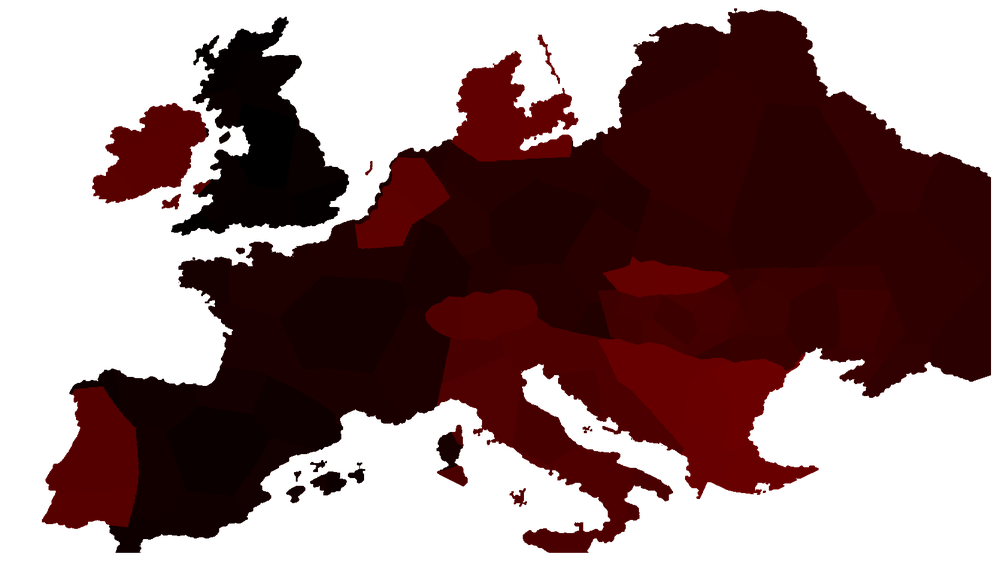
#> input picture client/assets/province-ids.png, 1000 x 563 px, shrunk from 1670 x 941 before the run
$ python check_winter_assets.py
#> lines starting #> are read from the running program, lines starting #| are printed output that depends on the picture; after the words box and inside, x2 and y2 are one past the last pixel; in counts of white or black regions, pixels touching at a corner belong together
"""Verify enhanced snow/ice assets against untouched clickable map geometry."""
from pathlib import Path
import numpy as np
from PIL import Image
root=Path(__file__).resolve().parents[1]
assets=root/'client'/'assets'
land_ids=np.array(Image.open(assets/'province-ids.png').convert('RGBA'))
#> land_ids is the input picture: shape (563, 1000, 4); mean R, G, B, A 26.4, 0, 0, 132.8
win=np.array(Image.open(assets/'season-winter.png').convert('RGBA'))
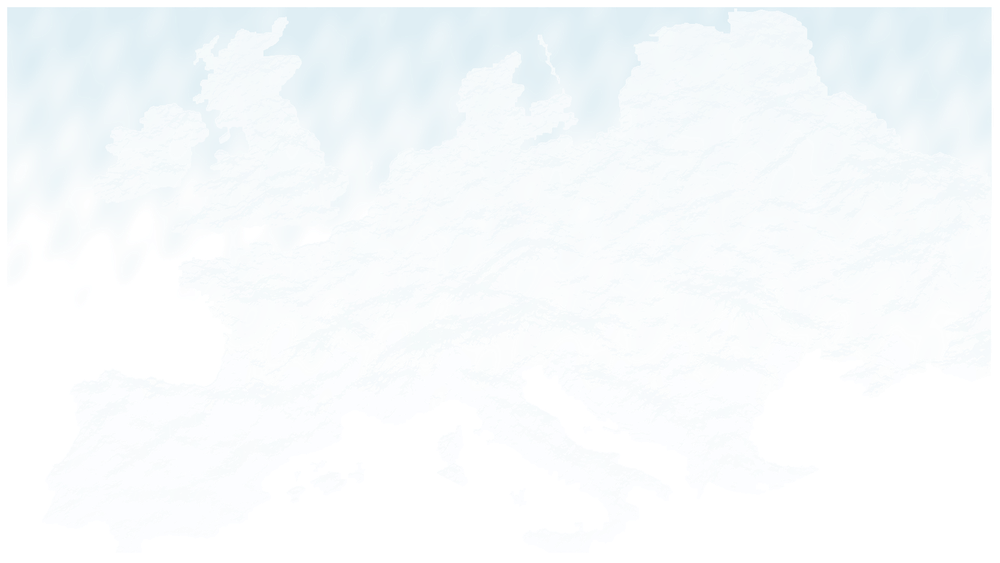
#> input picture client/assets/season-winter.png, 1000 x 563 px, shrunk from 1670 x 941 before the run
#> win is the input picture: shape (563, 1000, 4); mean R, G, B, A 154.1, 170.6, 178, 36.3
base=np.array(Image.open(assets/'europe-map.png').convert('RGB'))
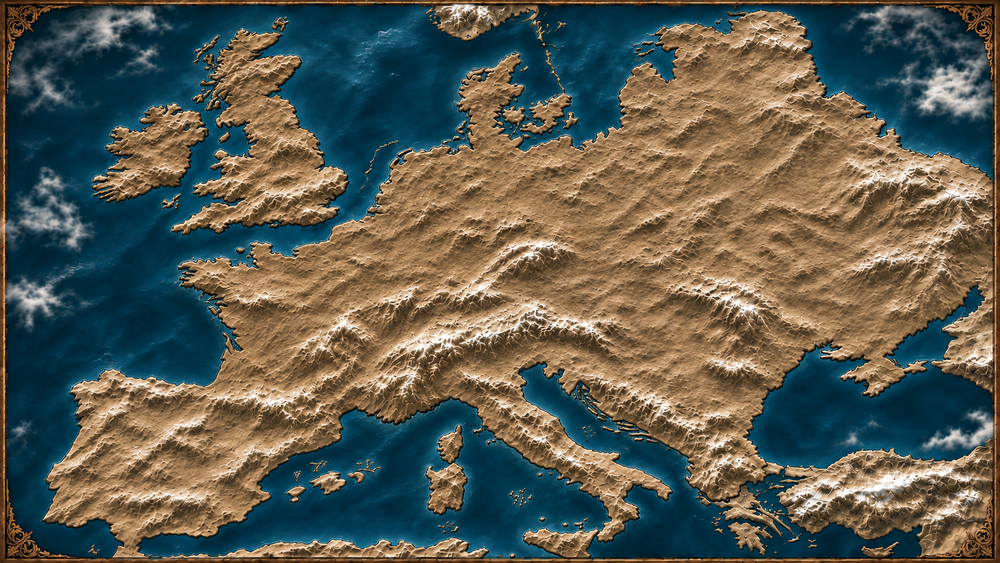
#> input picture client/assets/europe-map.png, 1000 x 563 px, shrunk from 1670 x 941 before the run
#> base is the input picture: shape (563, 1000, 3); mean R, G, B 92, 92.9, 81.5
assert land_ids.shape==win.shape
assert base.shape==win.shape[:2]+(3,)
land=land_ids[:,:,3]>0
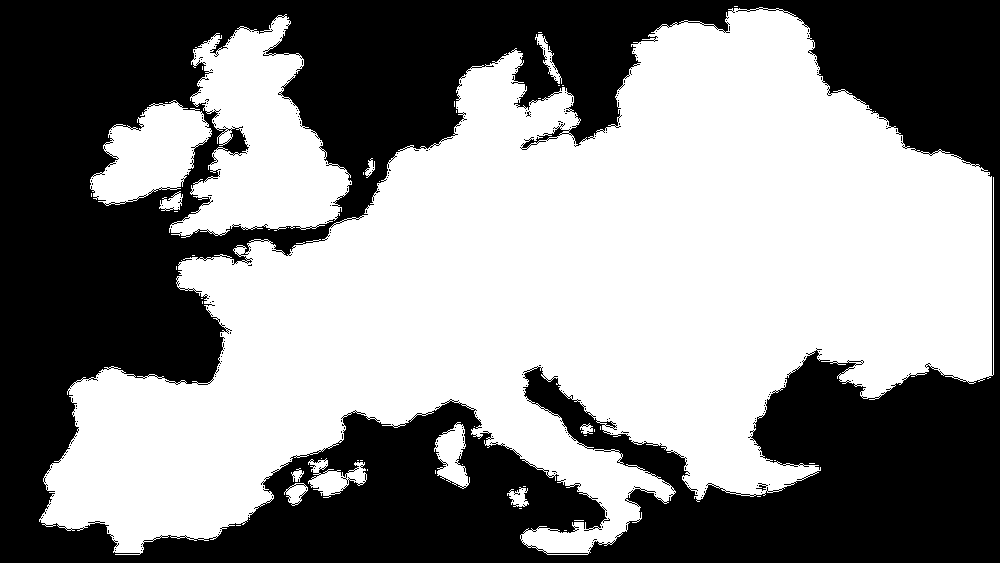
#> land: shape (563, 1000) bool; 54.1% white; 263 black regions (261 under 20 px), largest, box (x1, y1, x2, y2) and area: (0, 0, 1000, 563) 257767, (756, 483, 768, 491) 36
alpha=win[:,:,3]
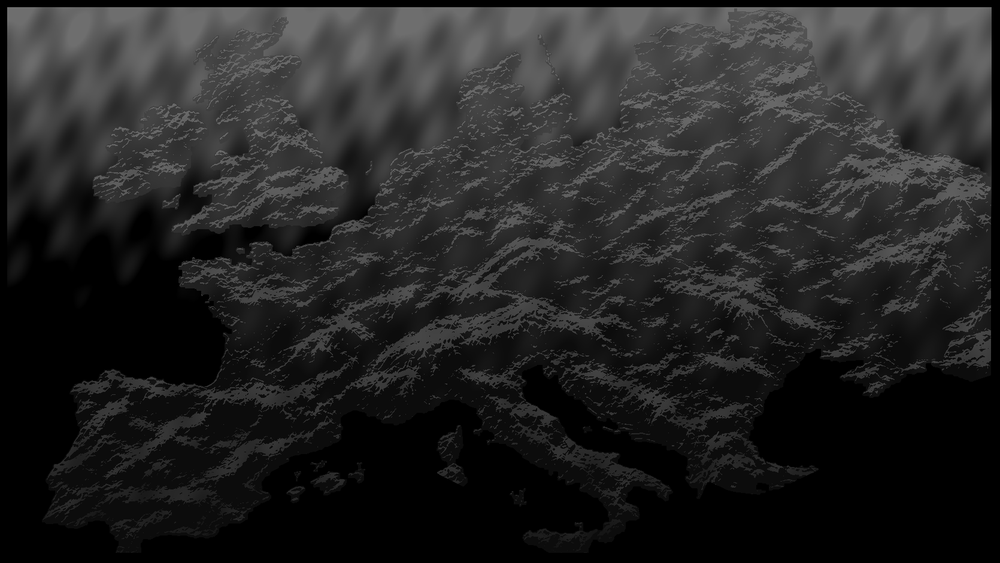
#> alpha: shape (563, 1000); min 0, max 120, mean 36.3
height,width=alpha.shape
#> height = 563; width = 1000
# Snow falls visibly on northern land, including mainland and island provinces.
north_land=land & (np.arange(height)[:,None]<height*.40)
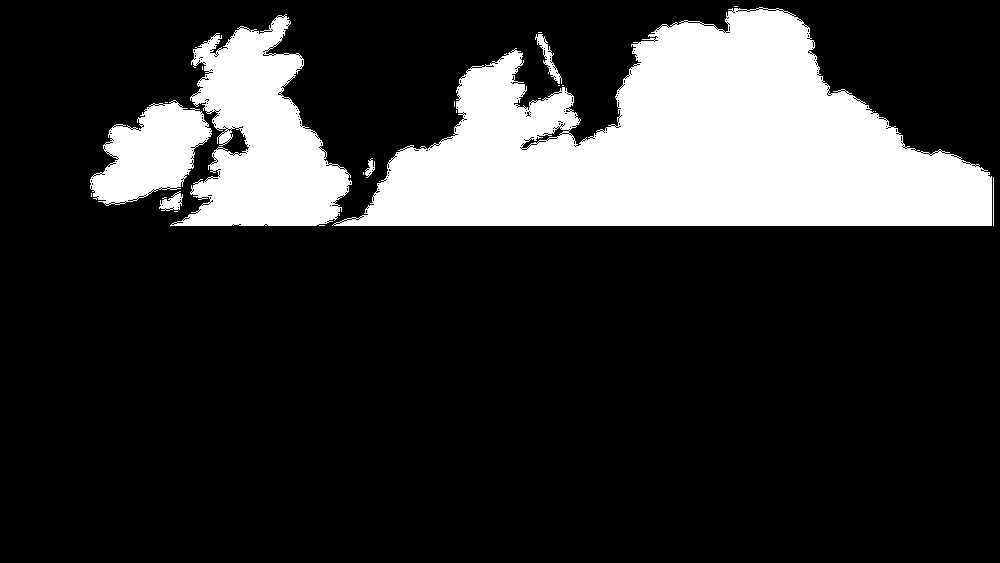
#> north_land: shape (563, 1000) bool; 20% white; 21 white regions (14 under 20 px), largest, box (x1, y1, x2, y2) and area: (332, 7, 992, 226) 83522, (170, 14, 352, 226) 20599, (90, 100, 212, 206) 7546
#> (the run stopped early here; a loop or call above may not have finished)
